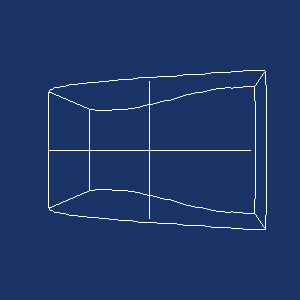

The script that drew this image:
#!/usr/bin/env python
# Demonstrate vtkPointWidget probing PLOT3D data with a cone glyph showing vector direction.

import os

import vtkmodules.vtkInteractionStyle  # noqa: F401
import vtkmodules.vtkRenderingFreeType  # noqa: F401
import vtkmodules.vtkRenderingOpenGL2  # noqa: F401

from vtkmodules.vtkCommonDataModel import vtkPolyData
from vtkmodules.vtkFiltersCore import (
    vtkGlyph3D,
    vtkProbeFilter,
    vtkStructuredGridOutlineFilter,
)
from vtkmodules.vtkFiltersSources import vtkConeSource
from vtkmodules.vtkInteractionWidgets import vtkPointWidget
from vtkmodules.vtkIOParallel import vtkMultiBlockPLOT3DReader
from vtkmodules.vtkRenderingCore import (
    vtkActor,
    vtkPolyDataMapper,
    vtkRenderWindow,
    vtkRenderWindowInteractor,
    vtkRenderer,
)

# Source
data_dir = os.environ.get("VPE_DATA_DIR", os.path.dirname(os.path.abspath(__file__)))

plot3d_reader = vtkMultiBlockPLOT3DReader()
plot3d_reader.SetXYZFileName(os.path.join(data_dir, "combxyz.bin"))
plot3d_reader.SetQFileName(os.path.join(data_dir, "combq.bin"))
plot3d_reader.SetScalarFunctionNumber(100)
plot3d_reader.SetVectorFunctionNumber(202)
plot3d_reader.Update()
plot3d_block0 = plot3d_reader.GetOutput().GetBlock(0)

point = vtkPolyData()

# Filter
probe = vtkProbeFilter()
probe.SetInputData(point)
probe.SetSourceData(plot3d_block0)

cone = vtkConeSource()
cone.SetResolution(16)

glyph = vtkGlyph3D()
glyph.SetInputConnection(probe.GetOutputPort())
glyph.SetSourceConnection(cone.GetOutputPort())
glyph.SetVectorModeToUseVector()
glyph.SetScaleModeToDataScalingOff()
glyph.SetScaleFactor(plot3d_block0.GetLength() * 0.1)

outline = vtkStructuredGridOutlineFilter()
outline.SetInputData(plot3d_block0)

# Mapper + Actor (glyph)
glyph_mapper = vtkPolyDataMapper()
glyph_mapper.SetInputConnection(glyph.GetOutputPort())

glyph_actor = vtkActor()
glyph_actor.SetMapper(glyph_mapper)
glyph_actor.VisibilityOff()

# Mapper + Actor (outline)
outline_mapper = vtkPolyDataMapper()
outline_mapper.SetInputConnection(outline.GetOutputPort())

outline_actor = vtkActor()
outline_actor.SetMapper(outline_mapper)

# Renderer
renderer = vtkRenderer()
renderer.AddActor(outline_actor)
renderer.AddActor(glyph_actor)
renderer.SetBackground(0.1, 0.2, 0.4)

# Render window
render_window = vtkRenderWindow()
render_window.AddRenderer(renderer)
render_window.SetWindowName("point widget")
render_window.SetMultiSamples(0)
render_window.SetSize(300, 300)

# Interactor
interactor = vtkRenderWindowInteractor()
interactor.SetRenderWindow(render_window)


# Callback updates probe point and makes glyph visible
def point_callback(caller, event_string):
    caller.GetPolyData(point)
    glyph_actor.VisibilityOn()


# Widget
point_widget = vtkPointWidget()
point_widget.SetInteractor(interactor)
point_widget.SetInputData(plot3d_block0)
point_widget.AllOff()
point_widget.PlaceWidget()
point_widget.AddObserver("InteractionEvent", point_callback)
point_widget.On()

# Scene
renderer.ResetCamera()

interactor.Initialize()
interactor.Start()
